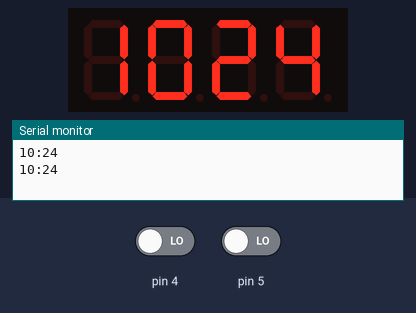
Bench run of a sketch on a simulated Arduino Uno, built with avr-gcc and run on an emulated ATmega328P. Parts: 4-digit seven-segment display, the last lines printed to the serial monitor. The inputs (shaded band) are chosen by the test bench; at power-on: pin 4 LOW, pin 5 LOW. The local clock reads 2024-03-15 10:24:30 at power-on unless the sketch sets it.

Above: at 1.2 s.
1.3 s: pin 4 driven HIGH
At 1.9 s:
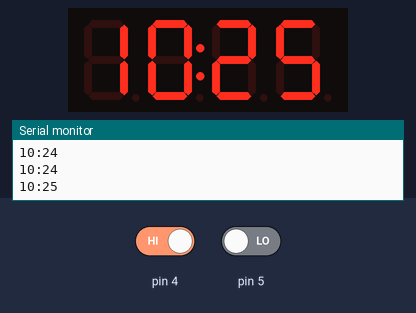
3.6 s: pin 5 driven HIGH
At 4.1 s:
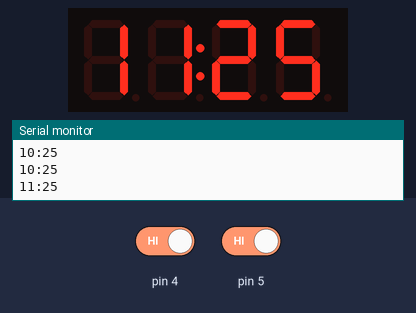
Timing chart, 0 to 6.6 s (numbered marks = the images above; inputs shaded):
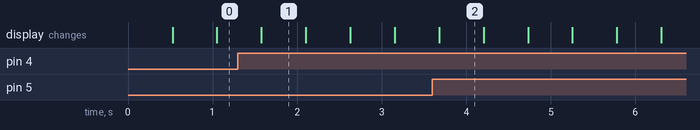

Measured:
- after the input at 1.3 s, the display: changes after 0.28 s (image 1)
- after the input at 3.6 s, the display: changes after 0.08 s (image 2)

The sketch:

TM1637-Clock-con-set.ino
```cpp
#include <Wire.h>
#include "RTClib.h"
#include "TM1637.h"

RTC_DS3231 rtc;

#define PIN_CLK 2
#define PIN_DIO 3
TM1637 tm1637(PIN_CLK, PIN_DIO);

unsigned long t1;
int bt4, bt5;
int pvbt4, pvbt5;

void setup() {
  pinMode(4, INPUT);
  pinMode(5, INPUT);

  Serial.begin(9600);
  if (!rtc.begin()) {
    Serial.println("errore RTC");
    while(true);
  }
  if (rtc.lostPower()) {
    rtc.adjust(DateTime(F(__DATE__), F(__TIME__)));
  }
  tm1637.init();
  tm1637.set(3); //da 0 a 7
}

void loop() {
  static bool fpoint;

  bt4 = digitalRead(4);
  bt5 = digitalRead(5);

  if ((millis() - t1) >= 500) {
    fpoint = !fpoint;
    tm1637.point(fpoint);

    DateTime now = rtc.now();
    int hh = now.hour();
    int mm = now.minute();
    Serial.print(hh); Serial.print(":"); Serial.println(mm);

    int d1 = hh%10;
    int d2 = (hh/10)%10;
    int d3 = mm%10;
    int d4 = (mm/10)%10;

    tm1637.display(0, d2);
    tm1637.display(1, d1);
    tm1637.display(2, d4);
    tm1637.display(3, d3);
    t1 = millis();
  }

  if (bt4 && !pvbt4) {
     DateTime now = rtc.now();
     int mm = now.minute() + 1;
     if (mm >= 60) mm = 0;
     rtc.adjust(DateTime(now.year(), now.month(), now.day(), now.hour(), mm, now.second()));
  }
  if (bt5 && !pvbt5) {
     DateTime now = rtc.now();
     int hh = now.hour() + 1;
     if (hh >= 24) hh = 0;
     rtc.adjust(DateTime(now.year(), now.month(), now.day(), hh, now.minute(), now.second()));
  }

  pvbt4 = bt4;
  pvbt5 = bt5;
}
```
